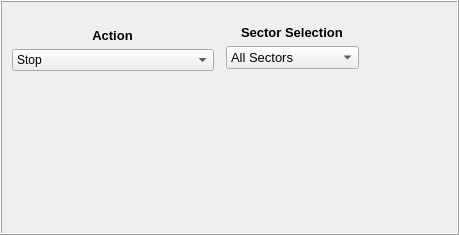
  <widget class="QFrame" name="frame_pdw">
   <property name="geometry">
    <rect>
     <x>8</x>
     <y>1542</y>
     <width>459</width>
     <height>235</height>
    </rect>
   </property>
   <property name="minimumSize">
    <size>
     <width>455</width>
     <height>235</height>
    </size>
   </property>
   <property name="maximumSize">
    <size>
     <width>16777215</width>
     <height>16777215</height>
    </size>
   </property>
   <property name="frameShape">
    <enum>QFrame::Box</enum>
   </property>
   <property name="frameShadow">
    <enum>QFrame::Raised</enum>
   </property>
   <widget class="QWidget" name="layoutWidget_9">
    <property name="geometry">
     <rect>
      <x>12</x>
      <y>12</y>
      <width>202</width>
      <height>59</height>
     </rect>
    </property>
    <layout class="QGridLayout" name="gridLayout_71">
     <item row="0" column="0" alignment="Qt::AlignHCenter|Qt::AlignBottom">
      <widget class="QLabel" name="label_65">
       <property name="font">
        <font>
         <family>Arial</family>
         <pointsize>10</pointsize>
         <weight>75</weight>
         <bold>true</bold>
        </font>
       </property>
       <property name="text">
        <string>Action</string>
       </property>
       <property name="alignment">
        <set>Qt::AlignCenter</set>
       </property>
      </widget>
     </item>
     <item row="1" column="0">
      <widget class="QComboBox" name="CB_pdw_action">
       <item>
        <property name="text">
         <string>Stop</string>
        </property>
       </item>
       <item>
        <property name="text">
         <string>Start</string>
        </property>
       </item>
      </widget>
     </item>
    </layout>
   </widget>
   <widget class="QWidget" name="layoutWidget_2">
    <property name="geometry">
     <rect>
      <x>226</x>
      <y>10</y>
      <width>133</width>
      <height>59</height>
     </rect>
    </property>
    <layout class="QGridLayout" name="gridLayout_74">
     <item row="1" column="0">
      <widget class="QComboBox" name="CB_pdw_Sector">
       <property name="font">
        <font>
         <family>Arial</family>
         <pointsize>10</pointsize>
        </font>
       </property>
       <item>
        <property name="text">
         <string>All Sectors</string>
        </property>
       </item>
       <item>
        <property name="text">
         <string>0-60°</string>
        </property>
       </item>
       <item>
        <property name="text">
         <string>60-120°</string>
        </property>
       </item>
       <item>
        <property name="text">
         <string>120-180°</string>
        </property>
       </item>
       <item>
        <property name="text">
         <string>180-240°</string>
        </property>
       </item>
       <item>
        <property name="text">
         <string>240-300°</string>
        </property>
       </item>
       <item>
        <property name="text">
         <string>300-360°</string>
        </property>
       </item>
      </widget>
     </item>
     <item row="0" column="0" alignment="Qt::AlignHCenter|Qt::AlignBottom">
      <widget class="QLabel" name="label_68">
       <property name="font">
        <font>
         <family>Arial</family>
         <pointsize>10</pointsize>
         <weight>75</weight>
         <bold>true</bold>
        </font>
       </property>
       <property name="text">
        <string>Sector Selection</string>
       </property>
      </widget>
     </item>
    </layout>
   </widget>
  </widget>
